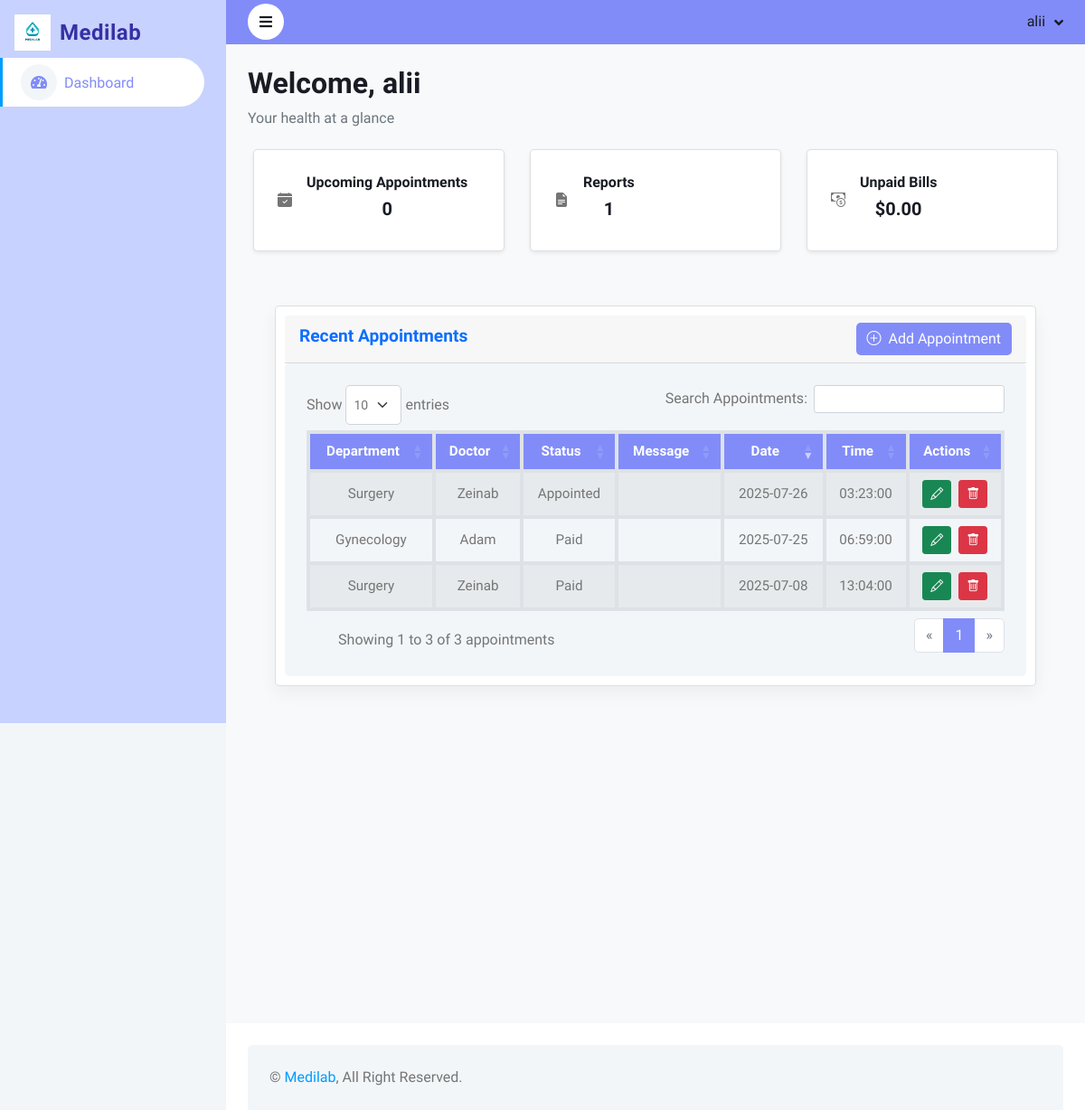
The app's page /patientdashboard.php (signed in) with its own data.
### tables this page shows
CREATE TABLE IF NOT EXISTS `appointments` (
  `AppID` int(11) NOT NULL AUTO_INCREMENT,
  `PatientID` int(11) DEFAULT NULL,
  `RecepID` int(11) DEFAULT NULL,
  `DepID` int(11) DEFAULT NULL,
  `DocID` int(11) DEFAULT NULL,
  `FullName` varchar(150) NOT NULL,
  `AppDate` date NOT NULL,
  `StartTime` time NOT NULL,
  `Price` decimal(10,2) NOT NULL,
  `Discount` decimal(10,2) DEFAULT '0.00',
  `Total` decimal(10,2) GENERATED ALWAYS AS ((`Price` - `Discount`)) STORED,
  `Status` enum('Paid','Cancel','Appointed') NOT NULL DEFAULT 'Appointed',
  `CreatedAt` timestamp NULL DEFAULT CURRENT_TIMESTAMP,
  `Approved` tinyint(1) DEFAULT '0',
  `message` text,
  `PaymentAmount` decimal(10,2) DEFAULT '0.00',
  `RemainingAmount` decimal(10,2) NOT NULL DEFAULT '0.00',
  PRIMARY KEY (`AppID`),
  KEY `PatientID` (`PatientID`),
  KEY `RecepID` (`RecepID`),
  KEY `DepID` (`DepID`),
  KEY `DocID` (`DocID`)
);

CREATE TABLE IF NOT EXISTS `department` (
  `DepID` int(11) NOT NULL AUTO_INCREMENT,
  `DepName` varchar(100) NOT NULL,
  `Description` text,
  `Image` varchar(255) DEFAULT NULL,
  PRIMARY KEY (`DepID`)
);

CREATE TABLE IF NOT EXISTS `doctor` (
  `DocID` int(11) NOT NULL AUTO_INCREMENT,
  `DepID` int(11) DEFAULT NULL,
  `Name` varchar(100) NOT NULL,
  `DOB` date DEFAULT NULL,
  `ProfilePic` varchar(255) DEFAULT NULL,
  PRIMARY KEY (`DocID`),
  KEY `DepID` (`DepID`)
);

### patientdashboard.php (the view, shortened to what this page needs)
<?php
include 'dp.php';
$PatientID = $_SESSION['PatientID'] ?? null;
$stmtReportsCount = $conn->prepare("
    SELECT COUNT(*) AS cnt FROM reports r
    JOIN appointments a ON r.AppID = a.AppID
    WHERE a.PatientID = ?
");
$stmtReportsCount->bind_param("i", $PatientID);
$stmtReportsCount->execute();
$resCount = $stmtReportsCount->get_result();
$reportCountRow = $resCount->fetch_assoc();
$reportCount = $reportCountRow['cnt'] ?? 0;
$unpaidTotal = 0;
$stmtUnpaid = $conn->prepare("
  SELECT SUM(RemainingAmount) AS total_unpaid
  FROM appointments
  WHERE PatientID = ? AND Status != 'paid'
");
$stmtUnpaid->bind_param("i", $PatientID);
$stmtUnpaid->execute();
$resUnpaid = $stmtUnpaid->get_result();
if ($row = $resUnpaid->fetch_assoc()) {
  $unpaidTotal = $row['total_unpaid'] ?? 0;
}
$upcomingCount = 0;
$stmtUpcoming = $conn->prepare("
  SELECT COUNT(*) AS count
  FROM appointments
  WHERE PatientID = ?
    AND AppDate >= CURDATE()
    AND Status = 'Appointed'
");
$stmtUpcoming->bind_param("i", $PatientID);
$stmtUpcoming->execute();
$resUpcoming = $stmtUpcoming->get_result();
if ($row = $resUpcoming->fetch_assoc()) {
  $upcomingCount = $row['count'] ?? 0;
}
?>
<?php require('common/head.php') ?>
<body>
<?php require('common/sidebar2.php') ?>
<div class="content">
<?php require('common/navbar2.php') ?>
<main class="app-body">
  <h2>Welcome, <?= htmlspecialchars($_SESSION['FullName'] ?? "Patient") ?></h2>
  <p class="text-muted">Your health at a glance</p>
  <div class="row mb-4 g-3">
<div class="col-md-4">
  <div class="card shadow-sm">
    <div class="card-body d-flex align-items-center">
      <i class="bi bi-calendar-check-fill card-icon me-3"></i>
      <div>
        <h6>Upcoming Appointments</h6>
        <h5><?= (int)$upcomingCount ?></h5>
      </div>
    </div>
  </div>
    </div>
    <div class="col-md-4">
      <div class="card shadow-sm cursor-pointer" id="reportsCard" data-bs-toggle="modal" data-bs-target="#reportsModal">
        <div class="card-body d-flex align-items-center">
          <i class="bi bi-file-earmark-text-fill card-icon me-3"></i>
          <div>
            <h6>Reports</h6>
            <h5><?= (int)$reportCount ?></h5>
          </div>
        </div>
      </div>
    </div>
<div class="col-md-4">
  <div class="card shadow-sm">
    <div class="card-body d-flex align-items-center">
      <i class="bi bi-cash-coin card-icon me-3"></i>
      <div>
        <h6>Unpaid Bills</h6>
        <h5>$<?= number_format($unpaidTotal, 2) ?></h5>
      </div>
    </div>
  </div>
</div>
  </div>
  <div class="app-body">
    <div class="col-sm-12">
      <div class="card">
        <div class="card-header d-flex align-items-center justify-content-between">
          <h5 class="card-title">Recent Appointments</h5>
          <button class="btn btn-indigo-400 ms-auto" data-bs-toggle="modal" data-bs-target="#bookAppointmentModal">
            <i class="bi bi-plus-circle me-1"></i> Add Appointment
          </button>
        </div>
        <div class="bg-light rounded p-4">
          <div class="table-responsive">
            <table id="appointmentsTable" class="table table-hover table-bordered table-striped align-middle m-0">
              <thead>
                <tr>
                  <th>Department</th>
                  <th>Doctor</th>
                  <th>Status</th>
                  <th>Message</th>
                  <th>Date</th>
                  <th>Time</th>
                  <th class="text-center">Actions</th>
                </tr>
              </thead>
              <tbody>
                <?php
                $stmt = $conn->prepare("
                    SELECT a.AppID, a.AppDate, a.StartTime, a.Status, a.message, a.DepID, a.DocID, d.Name AS DoctorName, dept.DepName
                    FROM appointments a
                    JOIN doctor d ON a.DocID = d.DocID
                    JOIN department dept ON a.DepID = dept.DepID
                    WHERE a.PatientID = ?
                    ORDER BY a.AppDate DESC, a.StartTime DESC
                ");
                $stmt->bind_param("i", $PatientID);
                $stmt->execute();
                $result = $stmt->get_result();
                if ($result->num_rows === 0) {
                    echo "<tr><td colspan='7' class='text-center text-muted'>No appointments found.</td></tr>";
                } else {
                    while ($row = $result->fetch_assoc()):
                ?>
                  <tr class="text-center">
                    <td><?= htmlspecialchars($row['DepName']) ?></td>
                    <td><?= htmlspecialchars($row['DoctorName']) ?></td>
                    <td><?= htmlspecialchars($row['Status']) ?></td>
                    <td><?= htmlspecialchars($row['message']) ?></td>
                    <td><?= htmlspecialchars($row['AppDate']) ?></td>
                    <td><?= htmlspecialchars($row['StartTime']) ?></td>
                    <td>
                      <div class="action-buttons">
                        <button
                          class="btn btn-sm btn-success edit-btn"
                          data-appid="<?= $row['AppID'] ?>"
                          data-depid="<?= htmlspecialchars($row['DepID']) ?>"
                          data-docid="<?= htmlspecialchars($row['DocID']) ?>"
                          data-appdate="<?= htmlspecialchars($row['AppDate']) ?>"
                          data-starttime="<?= htmlspecialchars($row['StartTime']) ?>"
                          data-status="<?= htmlspecialchars($row['Status']) ?>"
                          data-message="<?= htmlspecialchars($row['message']) ?>"
                          title="Edit"
                        >
                          <i class="bi bi-pencil"></i>
                        </button>
                        <button
                          class="btn btn-sm btn-danger delete-btn"
                          data-appid="<?= $row['AppID'] ?>"
                          title="Delete"
                        >
                          <i class="bi bi-trash"></i>
                        </button>
                      </div>
                    </td>
                  </tr>
                <?php endwhile; }
                ?>
              </tbody>
            </table>
          </div>
        </div>
      </div>
    </div>
  </div>
</main>
<?php require('common/footer.php')?>
<link href="css/bootstrap.min.css" rel="stylesheet">
<link href="https://cdn.datatables.net/1.13.6/css/dataTables.bootstrap5.min.css" rel="stylesheet"/>
</body>
</html>

### css/style.css (style rules this page uses)
:root { --primary: #009CFF; --light: #F3F6F9; --dark: #191C24; }
.btn { transition: .5s; }
.content { margin-left: 250px; min-height: 100vh; background: #FFFFFF; transition: 0.5s; }
@media (min-width: 992px) { .content { width: calc(100% - 250px); } }

### css/style1.css (style rules this page uses)
* { box-sizing: border-box; }
body { font-family: Arial, sans-serif; background-color: #f4f4f4; }
.card { background: white; border-radius: 6px; box-shadow: 0 1px 5px rgba(0, 0, 0, 0.05); padding: 10px; margin: 6px; flex: 1 1 calc(25% - 12px); text-align: center; }

### common/head.php (style rules this page uses)
.table th, .table td, .table, .table th, .table td { border: 2px solid #dee2e6 !important; }
body { background-color: #f8f9fa; }
.table td, .table th { vertical-align: middle; }
.app-body { padding: 1.5rem; background-color: #f8f9fa; min-height: 100vh; }
.card { border-radius: 0.75rem; box-shadow: 0 0.125rem 0.25rem rgb(0 0 0 / 0.075); }
.card-header { background-color: #fff; border-bottom: 1px solid #e9ecef; font-weight: 600; font-size: 1.125rem; padding: 1rem 1.5rem; border-top-left-radius: 0.75rem; border-top-right-radius: 0.75rem; }
.card-body { padding: 1.25rem 1.5rem; }
.table { font-size: 0.95rem; color: #495057; }
.table thead th { border-bottom: 2px solid #dee2e6; font-weight: 600; }
.card { border-radius: 1rem; box-shadow: 0 0.5rem 1.2rem rgba(0, 0, 0, 0.05); border: none; }
.card-title { font-weight: 600; font-size: 1.2rem; color: #0d6efd; }

### patientdashboard.php (style rules this page uses)
.action-buttons { display: flex; gap: 8px; justify-content: center; }
.btn-indigo-400 { background-color: #818CF8 !important; color: white !important; border: none !important; }
.table td, .table th { vertical-align: middle; }
#appointmentsTable thead { background-color: #818cf8; color: white; }
#appointmentsTable thead th { text-align: center; }

### records on screen
appointments: DepID.DepName "Surgery", DocID.Name "Zeinab", Status "Appointed", AppDate "2025-07-26", StartTime "03:23:00"
appointments: DepID.DepName "Gynecology", DocID.Name "Adam", Status "Paid", AppDate "2025-07-25", StartTime "06:59:00"
appointments: DepID.DepName "Surgery", DocID.Name "Zeinab", Status "Paid", AppDate "2025-07-08", StartTime "13:04:00"

### other values on screen
$_SESSION['FullName'] "alii"
$upcomingCount "0"
$reportCount "1"
$unpaidTotal "0.00"
